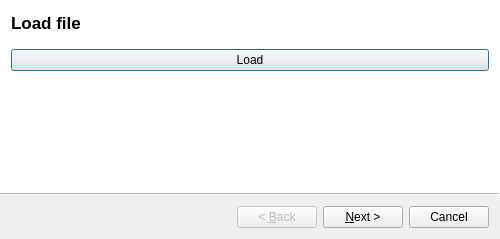
<?xml version="1.0" encoding="UTF-8"?>
<ui version="4.0">
 <class>Wizard</class>
 <widget class="QWizard" name="Wizard">
  <property name="geometry">
   <rect>
    <x>0</x>
    <y>0</y>
    <width>500</width>
    <height>239</height>
   </rect>
  </property>
  <property name="windowTitle">
   <string>Wind Wizard</string>
  </property>
  <property name="wizardStyle">
   <enum>QWizard::ModernStyle</enum>
  </property>
  <widget class="QWizardPage" name="page1">
   <property name="title">
    <string>Load file</string>
   </property>
   <layout class="QVBoxLayout" name="verticalLayout">
    <item>
     <widget class="QPushButton" name="on_push_Load">
      <property name="text">
       <string>Load</string>
      </property>
     </widget>
    </item>
   </layout>
  </widget>
  <widget class="QWizardPage" name="page2">
   <property name="title">
    <string>Layer</string>
   </property>
   <layout class="QVBoxLayout" name="verticalLayout_2">
    <item>
     <layout class="QHBoxLayout" name="horizontalLayout">
      <item>
       <widget class="QLabel" name="label1_2">
        <property name="text">
         <string>Layer index:</string>
        </property>
       </widget>
      </item>
      <item>
       <widget class="QSpinBox" name="LayerN">
        <property name="font">
         <font>
          <pointsize>12</pointsize>
          <weight>75</weight>
          <bold>true</bold>
         </font>
        </property>
        <property name="maximum">
         <number>999999</number>
        </property>
       </widget>
      </item>
     </layout>
    </item>
    <item>
     <layout class="QHBoxLayout" name="horizontalLayout_2">
      <item>
       <widget class="QLabel" name="label">
        <property name="text">
         <string>R Pole</string>
        </property>
       </widget>
      </item>
      <item>
       <widget class="QDoubleSpinBox" name="Rpole">
        <property name="font">
         <font>
          <pointsize>12</pointsize>
          <weight>75</weight>
          <bold>true</bold>
         </font>
        </property>
       </widget>
      </item>
     </layout>
    </item>
    <item>
     <layout class="QHBoxLayout" name="horizontalLayout_4">
      <item>
       <widget class="QLabel" name="label_2">
        <property name="text">
         <string>Tape</string>
        </property>
       </widget>
      </item>
      <item>
       <widget class="QDoubleSpinBox" name="Band">
        <property name="font">
         <font>
          <pointsize>12</pointsize>
          <weight>75</weight>
          <bold>true</bold>
         </font>
        </property>
       </widget>
      </item>
     </layout>
    </item>
    <item>
     <widget class="QPushButton" name="on_push_Shell">
      <property name="text">
       <string>Shell</string>
      </property>
     </widget>
    </item>
    <item>
     <widget class="QPushButton" name="on_push_Coil">
      <property name="text">
       <string>Initial Coil</string>
      </property>
     </widget>
    </item>
   </layout>
  </widget>
  <widget class="QWizardPage" name="page3">
   <property name="title">
    <string>Patterns</string>
   </property>
   <layout class="QVBoxLayout" name="verticalLayout_3">
    <item>
     <layout class="QHBoxLayout" name="horizontalLayout_3">
      <item>
       <widget class="QLabel" name="label3">
        <property name="text">
         <string>Number of wedges in the division of the full circle</string>
        </property>
       </widget>
      </item>
      <item>
       <widget class="QSpinBox" name="Conv">
        <property name="font">
         <font>
          <pointsize>12</pointsize>
          <weight>75</weight>
          <bold>true</bold>
         </font>
        </property>
       </widget>
      </item>
     </layout>
    </item>
    <item>
     <widget class="QPushButton" name="set_Pattern">
      <property name="text">
       <string>Pattern</string>
      </property>
     </widget>
    </item>
    <item>
     <widget class="QPushButton" name="on_push_Coils">
      <property name="text">
       <string>Winding paths</string>
      </property>
     </widget>
    </item>
    <item>
     <widget class="QPushButton" name="on_push_Tape">
      <property name="text">
       <string>Tape</string>
      </property>
     </widget>
    </item>
    <item>
     <widget class="QPushButton" name="on_push_Continue">
      <property name="text">
       <string>Continue</string>
      </property>
     </widget>
    </item>
   </layout>
  </widget>
 </widget>
 <resources/>
 <connections/>
</ui>
